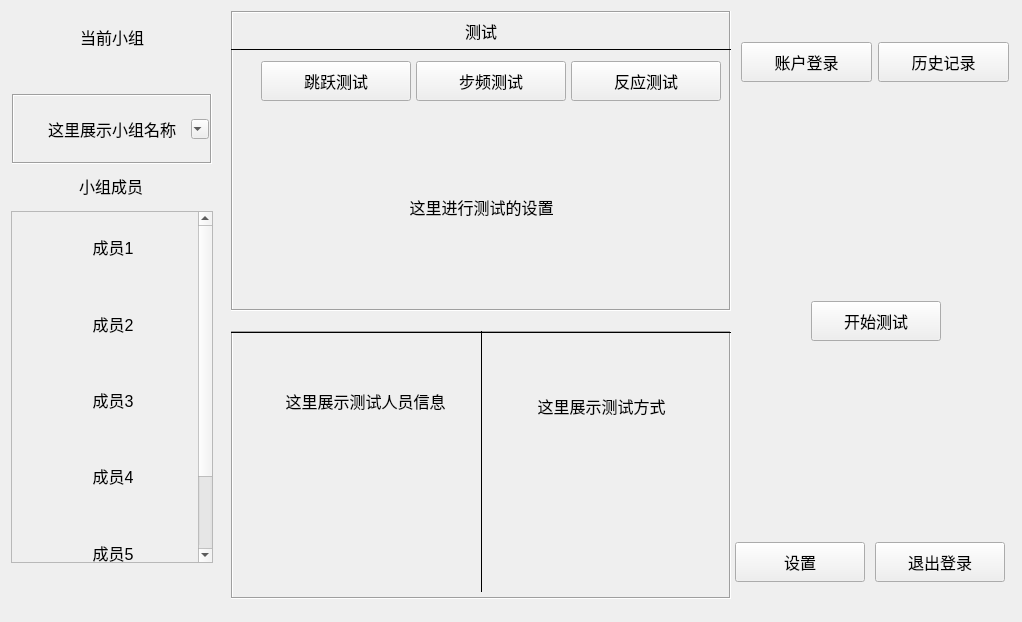
<?xml version="1.0" encoding="UTF-8"?>
<ui version="4.0">
 <class>Form</class>
 <widget class="QWidget" name="Form">
  <property name="geometry">
   <rect>
    <x>0</x>
    <y>0</y>
    <width>1014</width>
    <height>608</height>
   </rect>
  </property>
  <property name="windowTitle">
   <string>Form</string>
  </property>
  <layout class="QVBoxLayout" name="verticalLayout_3">
   <item>
    <widget class="QFrame" name="frame">
     <property name="minimumSize">
      <size>
       <width>1000</width>
       <height>600</height>
      </size>
     </property>
     <property name="frameShadow">
      <enum>QFrame::Plain</enum>
     </property>
     <widget class="QLabel" name="label_2">
      <property name="geometry">
       <rect>
        <x>0</x>
        <y>150</y>
        <width>200</width>
        <height>50</height>
       </rect>
      </property>
      <property name="minimumSize">
       <size>
        <width>200</width>
        <height>50</height>
       </size>
      </property>
      <property name="font">
       <font>
        <pointsize>12</pointsize>
       </font>
      </property>
      <property name="text">
       <string>小组成员</string>
      </property>
      <property name="alignment">
       <set>Qt::AlignCenter</set>
      </property>
     </widget>
     <widget class="QScrollArea" name="scrollArea">
      <property name="geometry">
       <rect>
        <x>0</x>
        <y>200</y>
        <width>202</width>
        <height>352</height>
       </rect>
      </property>
      <property name="minimumSize">
       <size>
        <width>0</width>
        <height>350</height>
       </size>
      </property>
      <property name="widgetResizable">
       <bool>true</bool>
      </property>
      <widget class="QWidget" name="scrollAreaWidgetContents">
       <property name="enabled">
        <bool>true</bool>
       </property>
       <property name="geometry">
        <rect>
         <x>0</x>
         <y>0</y>
         <width>179</width>
         <height>450</height>
        </rect>
       </property>
       <property name="minimumSize">
        <size>
         <width>0</width>
         <height>450</height>
        </size>
       </property>
       <widget class="QWidget" name="layoutWidget">
        <property name="geometry">
         <rect>
          <x>0</x>
          <y>0</y>
          <width>202</width>
          <height>452</height>
         </rect>
        </property>
        <layout class="QVBoxLayout" name="verticalLayout_2">
         <item>
          <widget class="QLabel" name="label_3">
           <property name="minimumSize">
            <size>
             <width>200</width>
             <height>70</height>
            </size>
           </property>
           <property name="font">
            <font>
             <pointsize>12</pointsize>
            </font>
           </property>
           <property name="text">
            <string>成员1</string>
           </property>
           <property name="alignment">
            <set>Qt::AlignCenter</set>
           </property>
          </widget>
         </item>
         <item>
          <widget class="QLabel" name="label_4">
           <property name="minimumSize">
            <size>
             <width>200</width>
             <height>70</height>
            </size>
           </property>
           <property name="font">
            <font>
             <pointsize>12</pointsize>
            </font>
           </property>
           <property name="text">
            <string>成员2</string>
           </property>
           <property name="alignment">
            <set>Qt::AlignCenter</set>
           </property>
          </widget>
         </item>
         <item>
          <widget class="QLabel" name="label_5">
           <property name="minimumSize">
            <size>
             <width>200</width>
             <height>70</height>
            </size>
           </property>
           <property name="font">
            <font>
             <pointsize>12</pointsize>
            </font>
           </property>
           <property name="text">
            <string>成员3</string>
           </property>
           <property name="alignment">
            <set>Qt::AlignCenter</set>
           </property>
          </widget>
         </item>
         <item>
          <widget class="QLabel" name="label_6">
           <property name="minimumSize">
            <size>
             <width>200</width>
             <height>70</height>
            </size>
           </property>
           <property name="font">
            <font>
             <pointsize>12</pointsize>
            </font>
           </property>
           <property name="text">
            <string>成员4</string>
           </property>
           <property name="alignment">
            <set>Qt::AlignCenter</set>
           </property>
          </widget>
         </item>
         <item>
          <widget class="QLabel" name="label_8">
           <property name="minimumSize">
            <size>
             <width>200</width>
             <height>70</height>
            </size>
           </property>
           <property name="font">
            <font>
             <pointsize>12</pointsize>
            </font>
           </property>
           <property name="text">
            <string>成员5</string>
           </property>
           <property name="alignment">
            <set>Qt::AlignCenter</set>
           </property>
          </widget>
         </item>
         <item>
          <widget class="QLabel" name="label_7">
           <property name="minimumSize">
            <size>
             <width>200</width>
             <height>70</height>
            </size>
           </property>
           <property name="font">
            <font>
             <pointsize>12</pointsize>
            </font>
           </property>
           <property name="text">
            <string>成员6</string>
           </property>
           <property name="alignment">
            <set>Qt::AlignCenter</set>
           </property>
          </widget>
         </item>
        </layout>
       </widget>
      </widget>
     </widget>
     <widget class="QFrame" name="frame_2">
      <property name="geometry">
       <rect>
        <x>220</x>
        <y>0</y>
        <width>500</width>
        <height>300</height>
       </rect>
      </property>
      <property name="frameShape">
       <enum>QFrame::Box</enum>
      </property>
      <property name="frameShadow">
       <enum>QFrame::Sunken</enum>
      </property>
      <widget class="QLabel" name="label_11">
       <property name="geometry">
        <rect>
         <x>200</x>
         <y>0</y>
         <width>100</width>
         <height>40</height>
        </rect>
       </property>
       <property name="sizePolicy">
        <sizepolicy hsizetype="Preferred" vsizetype="Preferred">
         <horstretch>100</horstretch>
         <verstretch>40</verstretch>
        </sizepolicy>
       </property>
       <property name="font">
        <font>
         <pointsize>12</pointsize>
        </font>
       </property>
       <property name="text">
        <string>测试</string>
       </property>
       <property name="alignment">
        <set>Qt::AlignCenter</set>
       </property>
      </widget>
      <widget class="QLabel" name="label_17">
       <property name="geometry">
        <rect>
         <x>150</x>
         <y>170</y>
         <width>201</width>
         <height>51</height>
        </rect>
       </property>
       <property name="font">
        <font>
         <pointsize>12</pointsize>
        </font>
       </property>
       <property name="text">
        <string>这里进行测试的设置</string>
       </property>
       <property name="alignment">
        <set>Qt::AlignCenter</set>
       </property>
      </widget>
      <widget class="QPushButton" name="pushButton">
       <property name="geometry">
        <rect>
         <x>30</x>
         <y>50</y>
         <width>150</width>
         <height>40</height>
        </rect>
       </property>
       <property name="font">
        <font>
         <pointsize>12</pointsize>
        </font>
       </property>
       <property name="text">
        <string>跳跃测试</string>
       </property>
      </widget>
      <widget class="QPushButton" name="pushButton_2">
       <property name="geometry">
        <rect>
         <x>185</x>
         <y>50</y>
         <width>150</width>
         <height>40</height>
        </rect>
       </property>
       <property name="font">
        <font>
         <pointsize>12</pointsize>
        </font>
       </property>
       <property name="text">
        <string>步频测试</string>
       </property>
      </widget>
      <widget class="QPushButton" name="pushButton_3">
       <property name="geometry">
        <rect>
         <x>340</x>
         <y>50</y>
         <width>150</width>
         <height>40</height>
        </rect>
       </property>
       <property name="font">
        <font>
         <pointsize>12</pointsize>
        </font>
       </property>
       <property name="text">
        <string>反应测试</string>
       </property>
      </widget>
      <widget class="Line" name="line_2">
       <property name="geometry">
        <rect>
         <x>0</x>
         <y>30</y>
         <width>501</width>
         <height>16</height>
        </rect>
       </property>
       <property name="frameShadow">
        <enum>QFrame::Plain</enum>
       </property>
       <property name="orientation">
        <enum>Qt::Horizontal</enum>
       </property>
      </widget>
     </widget>
     <widget class="QFrame" name="frame_3">
      <property name="geometry">
       <rect>
        <x>220</x>
        <y>320</y>
        <width>500</width>
        <height>268</height>
       </rect>
      </property>
      <property name="frameShape">
       <enum>QFrame::Box</enum>
      </property>
      <property name="frameShadow">
       <enum>QFrame::Sunken</enum>
      </property>
      <widget class="QFrame" name="frame_4">
       <property name="geometry">
        <rect>
         <x>9</x>
         <y>9</y>
         <width>240</width>
         <height>250</height>
        </rect>
       </property>
       <property name="minimumSize">
        <size>
         <width>240</width>
         <height>250</height>
        </size>
       </property>
       <widget class="QLabel" name="label_15">
        <property name="geometry">
         <rect>
          <x>20</x>
          <y>20</y>
          <width>211</width>
          <height>81</height>
         </rect>
        </property>
        <property name="font">
         <font>
          <pointsize>12</pointsize>
         </font>
        </property>
        <property name="text">
         <string>这里展示测试人员信息</string>
        </property>
        <property name="alignment">
         <set>Qt::AlignCenter</set>
        </property>
       </widget>
      </widget>
      <widget class="QFrame" name="frame_5">
       <property name="geometry">
        <rect>
         <x>255</x>
         <y>9</y>
         <width>240</width>
         <height>250</height>
        </rect>
       </property>
       <property name="minimumSize">
        <size>
         <width>240</width>
         <height>250</height>
        </size>
       </property>
       <property name="maximumSize">
        <size>
         <width>245</width>
         <height>250</height>
        </size>
       </property>
       <property name="frameShape">
        <enum>QFrame::NoFrame</enum>
       </property>
       <property name="frameShadow">
        <enum>QFrame::Raised</enum>
       </property>
       <widget class="QLabel" name="label_16">
        <property name="geometry">
         <rect>
          <x>20</x>
          <y>40</y>
          <width>191</width>
          <height>51</height>
         </rect>
        </property>
        <property name="font">
         <font>
          <pointsize>12</pointsize>
         </font>
        </property>
        <property name="text">
         <string>这里展示测试方式</string>
        </property>
        <property name="alignment">
         <set>Qt::AlignCenter</set>
        </property>
       </widget>
      </widget>
      <widget class="Line" name="line">
       <property name="geometry">
        <rect>
         <x>0</x>
         <y>-14</y>
         <width>501</width>
         <height>31</height>
        </rect>
       </property>
       <property name="frameShadow">
        <enum>QFrame::Plain</enum>
       </property>
       <property name="orientation">
        <enum>Qt::Horizontal</enum>
       </property>
      </widget>
      <widget class="Line" name="line_3">
       <property name="geometry">
        <rect>
         <x>240</x>
         <y>0</y>
         <width>20</width>
         <height>261</height>
        </rect>
       </property>
       <property name="frameShadow">
        <enum>QFrame::Plain</enum>
       </property>
       <property name="orientation">
        <enum>Qt::Vertical</enum>
       </property>
      </widget>
     </widget>
     <widget class="QWidget" name="layoutWidget">
      <property name="geometry">
       <rect>
        <x>720</x>
        <y>530</y>
        <width>278</width>
        <height>42</height>
       </rect>
      </property>
      <layout class="QHBoxLayout" name="horizontalLayout_3">
       <item>
        <widget class="QPushButton" name="pushButton_5">
         <property name="minimumSize">
          <size>
           <width>130</width>
           <height>40</height>
          </size>
         </property>
         <property name="maximumSize">
          <size>
           <width>130</width>
           <height>16777215</height>
          </size>
         </property>
         <property name="font">
          <font>
           <pointsize>12</pointsize>
          </font>
         </property>
         <property name="text">
          <string>设置</string>
         </property>
        </widget>
       </item>
       <item>
        <widget class="QPushButton" name="pushButton_4">
         <property name="minimumSize">
          <size>
           <width>130</width>
           <height>40</height>
          </size>
         </property>
         <property name="maximumSize">
          <size>
           <width>130</width>
           <height>16777215</height>
          </size>
         </property>
         <property name="font">
          <font>
           <pointsize>12</pointsize>
          </font>
         </property>
         <property name="text">
          <string>退出登录</string>
         </property>
        </widget>
       </item>
      </layout>
     </widget>
     <widget class="QWidget" name="layoutWidget">
      <property name="geometry">
       <rect>
        <x>730</x>
        <y>30</y>
        <width>268</width>
        <height>42</height>
       </rect>
      </property>
      <layout class="QHBoxLayout" name="horizontalLayout_4">
       <item>
        <widget class="QPushButton" name="pushButton_6">
         <property name="minimumSize">
          <size>
           <width>130</width>
           <height>40</height>
          </size>
         </property>
         <property name="font">
          <font>
           <pointsize>12</pointsize>
          </font>
         </property>
         <property name="text">
          <string>账户登录</string>
         </property>
        </widget>
       </item>
       <item>
        <widget class="QPushButton" name="pushButton_7">
         <property name="minimumSize">
          <size>
           <width>130</width>
           <height>40</height>
          </size>
         </property>
         <property name="font">
          <font>
           <pointsize>12</pointsize>
          </font>
         </property>
         <property name="text">
          <string>历史记录</string>
         </property>
        </widget>
       </item>
      </layout>
     </widget>
     <widget class="QPushButton" name="pushButton_8">
      <property name="geometry">
       <rect>
        <x>800</x>
        <y>290</y>
        <width>130</width>
        <height>40</height>
       </rect>
      </property>
      <property name="minimumSize">
       <size>
        <width>130</width>
        <height>40</height>
       </size>
      </property>
      <property name="font">
       <font>
        <pointsize>12</pointsize>
       </font>
      </property>
      <property name="text">
       <string>开始测试</string>
      </property>
     </widget>
     <widget class="QLabel" name="label_TeamName">
      <property name="enabled">
       <bool>true</bool>
      </property>
      <property name="geometry">
       <rect>
        <x>1</x>
        <y>83</y>
        <width>200</width>
        <height>70</height>
       </rect>
      </property>
      <property name="sizePolicy">
       <sizepolicy hsizetype="Preferred" vsizetype="Expanding">
        <horstretch>0</horstretch>
        <verstretch>0</verstretch>
       </sizepolicy>
      </property>
      <property name="minimumSize">
       <size>
        <width>200</width>
        <height>70</height>
       </size>
      </property>
      <property name="font">
       <font>
        <pointsize>12</pointsize>
       </font>
      </property>
      <property name="frameShape">
       <enum>QFrame::Box</enum>
      </property>
      <property name="frameShadow">
       <enum>QFrame::Sunken</enum>
      </property>
      <property name="text">
       <string>这里展示小组名称</string>
      </property>
      <property name="alignment">
       <set>Qt::AlignCenter</set>
      </property>
     </widget>
     <widget class="QLabel" name="label">
      <property name="geometry">
       <rect>
        <x>1</x>
        <y>1</y>
        <width>200</width>
        <height>50</height>
       </rect>
      </property>
      <property name="sizePolicy">
       <sizepolicy hsizetype="Preferred" vsizetype="Expanding">
        <horstretch>0</horstretch>
        <verstretch>0</verstretch>
       </sizepolicy>
      </property>
      <property name="minimumSize">
       <size>
        <width>200</width>
        <height>50</height>
       </size>
      </property>
      <property name="font">
       <font>
        <pointsize>12</pointsize>
       </font>
      </property>
      <property name="frameShape">
       <enum>QFrame::NoFrame</enum>
      </property>
      <property name="frameShadow">
       <enum>QFrame::Raised</enum>
      </property>
      <property name="text">
       <string>当前小组</string>
      </property>
      <property name="alignment">
       <set>Qt::AlignCenter</set>
      </property>
     </widget>
     <widget class="QComboBox" name="comboBox_TeamName">
      <property name="geometry">
       <rect>
        <x>180</x>
        <y>108</y>
        <width>18</width>
        <height>20</height>
       </rect>
      </property>
      <property name="maximumSize">
       <size>
        <width>20</width>
        <height>20</height>
       </size>
      </property>
     </widget>
    </widget>
   </item>
  </layout>
 </widget>
 <resources/>
 <connections/>
</ui>
